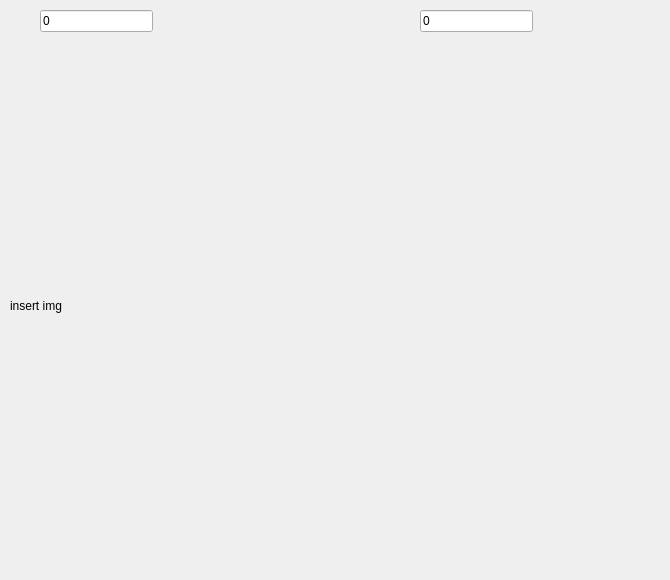
              <widget class="QWidget" name="page_6">
               <widget class="QLabel" name="insertimg_label">
                <property name="geometry">
                 <rect>
                  <x>10</x>
                  <y>40</y>
                  <width>651</width>
                  <height>531</height>
                 </rect>
                </property>
                <property name="text">
                 <string>insert img</string>
                </property>
                <property name="scaledContents">
                 <bool>true</bool>
                </property>
               </widget>
               <widget class="QLineEdit" name="insert_height">
                <property name="geometry">
                 <rect>
                  <x>40</x>
                  <y>10</y>
                  <width>113</width>
                  <height>22</height>
                 </rect>
                </property>
                <property name="text">
                 <string>0</string>
                </property>
               </widget>
               <widget class="QLineEdit" name="insert_width">
                <property name="geometry">
                 <rect>
                  <x>420</x>
                  <y>10</y>
                  <width>113</width>
                  <height>22</height>
                 </rect>
                </property>
                <property name="text">
                 <string>0</string>
                </property>
               </widget>
              </widget>
